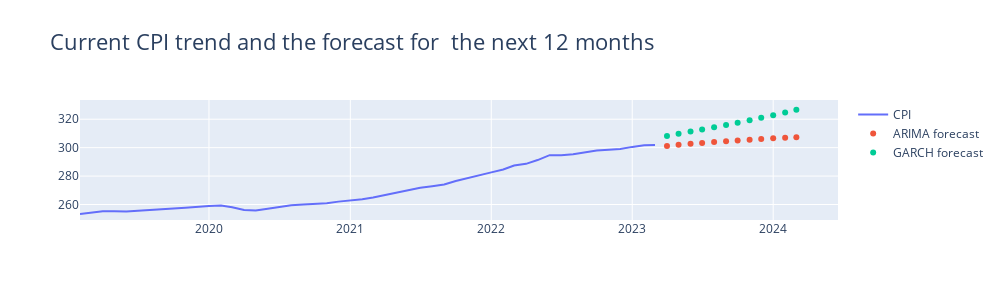

Write notebook code for a chart like this one.
### Markdown cell above
## Plotting ARIMA and GARCH Forecasts

### Code cell
# Plotting the predictions

fig = go.Figure()
fig.add_trace(go.Scatter(x = df[df.index>'01-12-2019'].index, y = df[df.index>'01-12-2019']['CPI'], mode = 'lines', name = 'CPI'))
fig.add_trace(go.Scatter(x = total_pred_ARIMA.tail(12).index, y = total_pred_ARIMA.tail(12), mode = 'markers', name = 'ARIMA forecast'))
fig.add_trace(go.Scatter(x = total_pred_GARCH.tail(12).index, y = total_pred_GARCH.tail(12), mode = 'markers', name = 'GARCH forecast'))



fig.update_layout(title=dict(text = 'Current CPI trend and the forecast for  the next 12 months',
                              font = dict(size = 22)),autosize=False,
    width=1000,
    height=300,
    )
fig.show()
